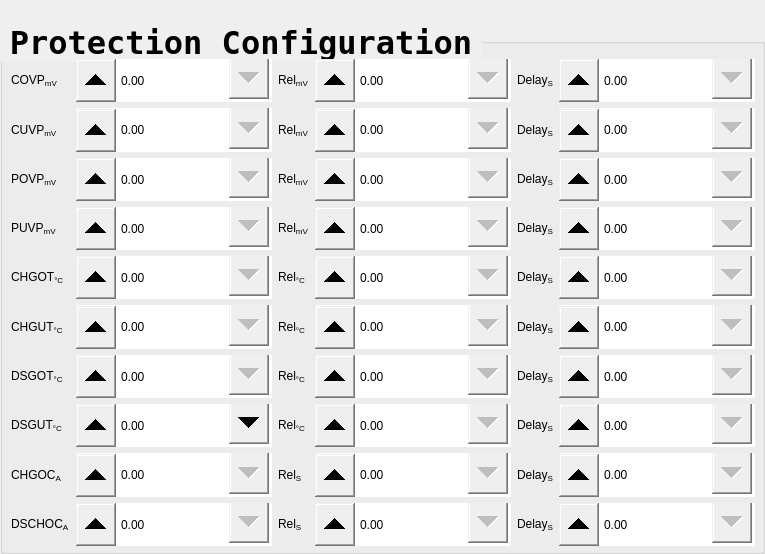
    <widget class="QGroupBox" name="AssistBox">
     <property name="geometry">
      <rect>
       <x>5</x>
       <y>885</y>
       <width>765</width>
       <height>554</height>
      </rect>
     </property>
     <property name="font">
      <font>
       <family>Luxi Mono</family>
       <pointsize>24</pointsize>
       <weight>75</weight>
       <bold>true</bold>
       <kerning>false</kerning>
      </font>
     </property>
     <property name="styleSheet">
      <string notr="true">QGroupBox::title{
	font = 50pt &quot;Magneto&quot;;
	padding: 24 0px 0 0px
}
QLabel{
	font: 14pt &quot;Luxi Mono&quot;;
}

QSlider::groove:horizontal {
border: 1px solid;
height: 30px; 
margin: 0px;}
QSlider::handle:horizontal {
background-color: black;
border: 5px solid;
height: 50px;
width: 70px; 
margin: 0px 0px;}

QDoubleSpinBox::up-button { 
subcontrol-origin: margin;
subcontrol-position: center left;
width: 40px;
height: 43px;}

QDoubleSpinBox::down-button { 
width: 40px;
height: 43px;}

QDoubleSpinBox{ font: 16pt &quot;Luxi Mono&quot;;}</string>
     </property>
     <property name="title">
      <string>Protection Configuration</string>
     </property>
     <widget class="QWidget" name="gridLayoutWidget">
      <property name="geometry">
       <rect>
        <x>11</x>
        <y>59</y>
        <width>744</width>
        <height>487</height>
       </rect>
      </property>
      <layout class="QGridLayout" name="gridLayout">
       <item row="1" column="1">
        <widget class="QDoubleSpinBox" name="CUVPSpin">
         <property name="sizePolicy">
          <sizepolicy hsizetype="Minimum" vsizetype="Preferred">
           <horstretch>0</horstretch>
           <verstretch>0</verstretch>
          </sizepolicy>
         </property>
         <property name="maximum">
          <double>4.200000000000000</double>
         </property>
         <property name="singleStep">
          <double>0.010000000000000</double>
         </property>
        </widget>
       </item>
       <item row="1" column="4">
        <widget class="QLabel" name="CUVPDelayLabel">
         <property name="text">
          <string>Delay&lt;sub&gt;S&lt;/sub&gt;</string>
         </property>
        </widget>
       </item>
       <item row="7" column="4">
        <widget class="QLabel" name="DSGUTDelayLabel">
         <property name="text">
          <string>Delay&lt;sub&gt;S&lt;/sub&gt;</string>
         </property>
        </widget>
       </item>
       <item row="3" column="4">
        <widget class="QLabel" name="PUVPDelayLabel">
         <property name="text">
          <string>Delay&lt;sub&gt;S&lt;/sub&gt;</string>
         </property>
        </widget>
       </item>
       <item row="2" column="4">
        <widget class="QLabel" name="PVOPDelayLabel">
         <property name="text">
          <string>Delay&lt;sub&gt;S&lt;/sub&gt;</string>
         </property>
        </widget>
       </item>
       <item row="8" column="4">
        <widget class="QLabel" name="CHGOCDelayLabel">
         <property name="text">
          <string>Delay&lt;sub&gt;S&lt;/sub&gt;</string>
         </property>
        </widget>
       </item>
       <item row="4" column="4">
        <widget class="QLabel" name="CHGOTDelayLabel">
         <property name="text">
          <string>Delay&lt;sub&gt;S&lt;/sub&gt;</string>
         </property>
        </widget>
       </item>
       <item row="3" column="0">
        <widget class="QLabel" name="PUVPLabel">
         <property name="text">
          <string>PUVP&lt;sub&gt;mV&lt;/sub&gt;</string>
         </property>
        </widget>
       </item>
       <item row="4" column="0">
        <widget class="QLabel" name="CHGOT">
         <property name="text">
          <string>CHGOT&lt;sub&gt;°C&lt;/sub&gt;</string>
         </property>
        </widget>
       </item>
       <item row="5" column="0">
        <widget class="QLabel" name="CHGUT">
         <property name="text">
          <string>CHGUT&lt;sub&gt;°C&lt;/sub&gt;</string>
         </property>
        </widget>
       </item>
       <item row="6" column="0">
        <widget class="QLabel" name="DSGOT">
         <property name="text">
          <string>DSGOT&lt;sub&gt;°C&lt;/sub&gt;</string>
         </property>
        </widget>
       </item>
       <item row="6" column="2">
        <widget class="QLabel" name="label_13">
         <property name="text">
          <string>Rel&lt;sub&gt;°C&lt;/sub&gt;</string>
         </property>
        </widget>
       </item>
       <item row="5" column="2">
        <widget class="QLabel" name="CHGUTReleaseLabel">
         <property name="text">
          <string>Rel&lt;sub&gt;°C&lt;/sub&gt;</string>
         </property>
        </widget>
       </item>
       <item row="4" column="2">
        <widget class="QLabel" name="CHGOTReleaseLabel">
         <property name="text">
          <string>Rel&lt;sub&gt;°C&lt;/sub&gt;</string>
         </property>
        </widget>
       </item>
       <item row="9" column="2">
        <widget class="QLabel" name="DSCHOCReleaseLabel">
         <property name="text">
          <string>Rel&lt;sub&gt;S&lt;/sub&gt;</string>
         </property>
        </widget>
       </item>
       <item row="7" column="2">
        <widget class="QLabel" name="DSGUTReleaseLabel">
         <property name="text">
          <string>Rel&lt;sub&gt;°C&lt;/sub&gt;</string>
         </property>
        </widget>
       </item>
       <item row="8" column="2">
        <widget class="QLabel" name="CHGOCReleaseLabel">
         <property name="text">
          <string>Rel&lt;sub&gt;S&lt;/sub&gt;</string>
         </property>
        </widget>
       </item>
       <item row="7" column="0">
        <widget class="QLabel" name="DSGUT">
         <property name="text">
          <string>DSGUT&lt;sub&gt;°C&lt;/sub&gt;</string>
         </property>
        </widget>
       </item>
       <item row="5" column="4">
        <widget class="QLabel" name="CHGUTDelayLabel">
         <property name="text">
          <string>Delay&lt;sub&gt;S&lt;/sub&gt;</string>
         </property>
        </widget>
       </item>
       <item row="6" column="4">
        <widget class="QLabel" name="label_27">
         <property name="text">
          <string>Delay&lt;sub&gt;S&lt;/sub&gt;</string>
         </property>
        </widget>
       </item>
       <item row="4" column="1">
        <widget class="QDoubleSpinBox" name="CHGOTSpin">
         <property name="sizePolicy">
          <sizepolicy hsizetype="Minimum" vsizetype="Preferred">
           <horstretch>0</horstretch>
           <verstretch>0</verstretch>
          </sizepolicy>
         </property>
         <property name="maximum">
          <double>70.000000000000000</double>
         </property>
         <property name="singleStep">
          <double>0.500000000000000</double>
         </property>
        </widget>
       </item>
       <item row="5" column="1">
        <widget class="QDoubleSpinBox" name="CHGUTSpin">
         <property name="sizePolicy">
          <sizepolicy hsizetype="Minimum" vsizetype="Preferred">
           <horstretch>0</horstretch>
           <verstretch>0</verstretch>
          </sizepolicy>
         </property>
         <property name="maximum">
          <double>70.000000000000000</double>
         </property>
         <property name="singleStep">
          <double>0.500000000000000</double>
         </property>
        </widget>
       </item>
       <item row="6" column="1">
        <widget class="QDoubleSpinBox" name="DSGOTSpin">
         <property name="sizePolicy">
          <sizepolicy hsizetype="Minimum" vsizetype="Preferred">
           <horstretch>0</horstretch>
           <verstretch>0</verstretch>
          </sizepolicy>
         </property>
         <property name="maximum">
          <double>70.000000000000000</double>
         </property>
         <property name="singleStep">
          <double>0.500000000000000</double>
         </property>
        </widget>
       </item>
       <item row="9" column="3">
        <widget class="QDoubleSpinBox" name="DSCHOCReleaseSpin">
         <property name="sizePolicy">
          <sizepolicy hsizetype="Minimum" vsizetype="Preferred">
           <horstretch>0</horstretch>
           <verstretch>0</verstretch>
          </sizepolicy>
         </property>
         <property name="maximum">
          <double>300.000000000000000</double>
         </property>
        </widget>
       </item>
       <item row="3" column="1">
        <widget class="QDoubleSpinBox" name="PUVPSpin">
         <property name="sizePolicy">
          <sizepolicy hsizetype="Minimum" vsizetype="Preferred">
           <horstretch>0</horstretch>
           <verstretch>0</verstretch>
          </sizepolicy>
         </property>
         <property name="maximum">
          <double>100.000000000000000</double>
         </property>
         <property name="singleStep">
          <double>0.100000000000000</double>
         </property>
        </widget>
       </item>
       <item row="2" column="2">
        <widget class="QLabel" name="POVPReleaseLabel">
         <property name="text">
          <string>Rel&lt;sub&gt;mV&lt;/sub&gt;</string>
         </property>
        </widget>
       </item>
       <item row="3" column="2">
        <widget class="QLabel" name="PUVPReleaseLabel">
         <property name="text">
          <string>Rel&lt;sub&gt;mV&lt;/sub&gt;</string>
         </property>
        </widget>
       </item>
       <item row="8" column="0">
        <widget class="QLabel" name="CHGOCLabel">
         <property name="text">
          <string>CHGOC&lt;sub&gt;A&lt;/sub&gt;</string>
         </property>
        </widget>
       </item>
       <item row="9" column="0">
        <widget class="QLabel" name="DSGOC">
         <property name="text">
          <string>DSCHOC&lt;sub&gt;A&lt;/sub&gt;</string>
         </property>
        </widget>
       </item>
       <item row="9" column="4">
        <widget class="QLabel" name="DSCHOCDelayLabel">
         <property name="text">
          <string>Delay&lt;sub&gt;S&lt;/sub&gt;</string>
         </property>
        </widget>
       </item>
       <item row="2" column="0">
        <widget class="QLabel" name="POVPLabel">
         <property name="text">
          <string>POVP&lt;sub&gt;mV&lt;/sub&gt;</string>
         </property>
        </widget>
       </item>
       <item row="0" column="4">
        <widget class="QLabel" name="COVPDelayLabel">
         <property name="text">
          <string>Delay&lt;sub&gt;S&lt;/sub&gt;</string>
         </property>
        </widget>
       </item>
       <item row="9" column="1">
        <widget class="QDoubleSpinBox" name="DSCHOCSpin">
         <property name="sizePolicy">
          <sizepolicy hsizetype="Minimum" vsizetype="Preferred">
           <horstretch>0</horstretch>
           <verstretch>0</verstretch>
          </sizepolicy>
         </property>
         <property name="maximum">
          <double>300.000000000000000</double>
         </property>
         <property name="singleStep">
          <double>0.500000000000000</double>
         </property>
        </widget>
       </item>
       <item row="0" column="1">
        <widget class="QDoubleSpinBox" name="COVPSpin">
         <property name="sizePolicy">
          <sizepolicy hsizetype="Expanding" vsizetype="Preferred">
           <horstretch>0</horstretch>
           <verstretch>0</verstretch>
          </sizepolicy>
         </property>
         <property name="maximum">
          <double>4.200000000000000</double>
         </property>
         <property name="singleStep">
          <double>0.010000000000000</double>
         </property>
        </widget>
       </item>
       <item row="8" column="1">
        <widget class="QDoubleSpinBox" name="CHGOCSpin">
         <property name="sizePolicy">
          <sizepolicy hsizetype="Minimum" vsizetype="Preferred">
           <horstretch>0</horstretch>
           <verstretch>0</verstretch>
          </sizepolicy>
         </property>
         <property name="maximum">
          <double>300.000000000000000</double>
         </property>
         <property name="singleStep">
          <double>0.500000000000000</double>
         </property>
        </widget>
       </item>
       <item row="2" column="1">
        <widget class="QDoubleSpinBox" name="POVPSpin">
         <property name="sizePolicy">
          <sizepolicy hsizetype="Minimum" vsizetype="Preferred">
           <horstretch>0</horstretch>
           <verstretch>0</verstretch>
          </sizepolicy>
         </property>
         <property name="maximum">
          <double>100.000000000000000</double>
         </property>
         <property name="singleStep">
          <double>0.100000000000000</double>
         </property>
        </widget>
       </item>
       <item row="7" column="1">
        <widget class="QDoubleSpinBox" name="DSGUTSpin">
         <property name="sizePolicy">
          <sizepolicy hsizetype="Minimum" vsizetype="Preferred">
           <horstretch>0</horstretch>
           <verstretch>0</verstretch>
          </sizepolicy>
         </property>
         <property name="minimum">
          <double>-10.000000000000000</double>
         </property>
         <property name="maximum">
          <double>80.000000000000000</double>
         </property>
         <property name="singleStep">
          <double>0.500000000000000</double>
         </property>
        </widget>
       </item>
       <item row="0" column="2">
        <widget class="QLabel" name="COVPReleaseLabel">
         <property name="text">
          <string>Rel&lt;sub&gt;mV&lt;/sub&gt;</string>
         </property>
        </widget>
       </item>
       <item row="0" column="0">
        <widget class="QLabel" name="COVPLabel">
         <property name="text">
          <string>COVP&lt;sub&gt;mV&lt;/sub&gt;</string>
         </property>
        </widget>
       </item>
       <item row="1" column="0">
        <widget class="QLabel" name="CUVPLabel">
         <property name="text">
          <string>CUVP&lt;sub&gt;mV&lt;/sub&gt;</string>
         </property>
        </widget>
       </item>
       <item row="1" column="2">
        <widget class="QLabel" name="CUVPReleaseLabel">
         <property name="text">
          <string>Rel&lt;sub&gt;mV&lt;/sub&gt;</string>
         </property>
        </widget>
       </item>
       <item row="0" column="3">
        <widget class="QDoubleSpinBox" name="COVPReleaseSpin">
         <property name="sizePolicy">
          <sizepolicy hsizetype="Expanding" vsizetype="Preferred">
           <horstretch>0</horstretch>
           <verstretch>0</verstretch>
          </sizepolicy>
         </property>
         <property name="maximum">
          <double>4.200000000000000</double>
         </property>
         <property name="singleStep">
          <double>0.010000000000000</double>
         </property>
        </widget>
       </item>
       <item row="1" column="3">
        <widget class="QDoubleSpinBox" name="CUVPReleaseSpin">
         <property name="sizePolicy">
          <sizepolicy hsizetype="Minimum" vsizetype="Preferred">
           <horstretch>0</horstretch>
           <verstretch>0</verstretch>
          </sizepolicy>
         </property>
         <property name="maximum">
          <double>4.200000000000000</double>
         </property>
         <property name="singleStep">
          <double>0.100000000000000</double>
         </property>
        </widget>
       </item>
       <item row="2" column="3">
        <widget class="QDoubleSpinBox" name="POVPReleaseSpin">
         <property name="sizePolicy">
          <sizepolicy hsizetype="Minimum" vsizetype="Preferred">
           <horstretch>0</horstretch>
           <verstretch>0</verstretch>
          </sizepolicy>
         </property>
         <property name="maximum">
          <double>100.000000000000000</double>
         </property>
         <property name="singleStep">
          <double>0.100000000000000</double>
         </property>
        </widget>
       </item>
       <item row="3" column="3">
        <widget class="QDoubleSpinBox" name="PUVPReleaseSpin">
         <property name="sizePolicy">
          <sizepolicy hsizetype="Minimum" vsizetype="Preferred">
           <horstretch>0</horstretch>
           <verstretch>0</verstretch>
          </sizepolicy>
         </property>
         <property name="maximum">
          <double>100.000000000000000</double>
         </property>
         <property name="singleStep">
          <double>0.100000000000000</double>
         </property>
        </widget>
       </item>
       <item row="4" column="3">
        <widget class="QDoubleSpinBox" name="CHGOTReleaseSpin">
         <property name="sizePolicy">
          <sizepolicy hsizetype="Minimum" vsizetype="Preferred">
           <horstretch>0</horstretch>
           <verstretch>0</verstretch>
          </sizepolicy>
         </property>
         <property name="maximum">
          <double>70.000000000000000</double>
         </property>
         <property name="singleStep">
          <double>0.500000000000000</double>
         </property>
        </widget>
       </item>
       <item row="5" column="3">
        <widget class="QDoubleSpinBox" name="CHGUTReleaseSpin">
         <property name="sizePolicy">
          <sizepolicy hsizetype="Minimum" vsizetype="Preferred">
           <horstretch>0</horstretch>
           <verstretch>0</verstretch>
          </sizepolicy>
         </property>
         <property name="maximum">
          <double>70.000000000000000</double>
         </property>
         <property name="singleStep">
          <double>0.500000000000000</double>
         </property>
        </widget>
       </item>
       <item row="6" column="3">
        <widget class="QDoubleSpinBox" name="DSGOTReleaseSpin">
         <property name="sizePolicy">
          <sizepolicy hsizetype="Minimum" vsizetype="Preferred">
           <horstretch>0</horstretch>
           <verstretch>0</verstretch>
          </sizepolicy>
         </property>
         <property name="maximum">
          <double>70.000000000000000</double>
         </property>
         <property name="singleStep">
          <double>0.500000000000000</double>
         </property>
        </widget>
       </item>
       <item row="7" column="3">
        <widget class="QDoubleSpinBox" name="DSGUTReleaseSpin">
         <property name="sizePolicy">
          <sizepolicy hsizetype="Minimum" vsizetype="Preferred">
           <horstretch>0</horstretch>
           <verstretch>0</verstretch>
          </sizepolicy>
         </property>
         <property name="maximum">
          <double>70.000000000000000</double>
         </property>
         <property name="singleStep">
          <double>0.500000000000000</double>
         </property>
        </widget>
       </item>
       <item row="8" column="3">
        <widget class="QDoubleSpinBox" name="CHGOCReleaseSpin">
         <property name="sizePolicy">
          <sizepolicy hsizetype="Minimum" vsizetype="Preferred">
           <horstretch>0</horstretch>
           <verstretch>0</verstretch>
          </sizepolicy>
         </property>
         <property name="maximum">
          <double>300.000000000000000</double>
         </property>
        </widget>
       </item>
       <item row="7" column="5">
        <widget class="QDoubleSpinBox" name="DSGUTDelaySpin">
         <property name="sizePolicy">
          <sizepolicy hsizetype="Minimum" vsizetype="Preferred">
           <horstretch>0</horstretch>
           <verstretch>0</verstretch>
          </sizepolicy>
         </property>
         <property name="maximum">
          <double>60.000000000000000</double>
         </property>
        </widget>
       </item>
       <item row="0" column="5">
        <widget class="QDoubleSpinBox" name="COVPDelaySpin">
         <property name="sizePolicy">
          <sizepolicy hsizetype="Expanding" vsizetype="Preferred">
           <horstretch>0</horstretch>
           <verstretch>0</verstretch>
          </sizepolicy>
         </property>
         <property name="maximum">
          <double>60.000000000000000</double>
         </property>
        </widget>
       </item>
       <item row="1" column="5">
        <widget class="QDoubleSpinBox" name="CUVPDelaySpin">
         <property name="sizePolicy">
          <sizepolicy hsizetype="Minimum" vsizetype="Preferred">
           <horstretch>0</horstretch>
           <verstretch>0</verstretch>
          </sizepolicy>
         </property>
         <property name="maximum">
          <double>60.000000000000000</double>
         </property>
        </widget>
       </item>
       <item row="2" column="5">
        <widget class="QDoubleSpinBox" name="POVPDelaySpin">
         <property name="sizePolicy">
          <sizepolicy hsizetype="Minimum" vsizetype="Preferred">
           <horstretch>0</horstretch>
           <verstretch>0</verstretch>
          </sizepolicy>
         </property>
         <property name="maximum">
          <double>60.000000000000000</double>
         </property>
        </widget>
       </item>
       <item row="3" column="5">
        <widget class="QDoubleSpinBox" name="PUVPDelaySpin">
         <property name="sizePolicy">
          <sizepolicy hsizetype="Minimum" vsizetype="Preferred">
           <horstretch>0</horstretch>
           <verstretch>0</verstretch>
          </sizepolicy>
         </property>
         <property name="maximum">
          <double>60.000000000000000</double>
         </property>
        </widget>
       </item>
       <item row="4" column="5">
        <widget class="QDoubleSpinBox" name="CHGOTDelaySpin">
         <property name="sizePolicy">
          <sizepolicy hsizetype="Minimum" vsizetype="Preferred">
           <horstretch>0</horstretch>
           <verstretch>0</verstretch>
          </sizepolicy>
         </property>
         <property name="maximum">
          <double>60.000000000000000</double>
         </property>
        </widget>
       </item>
       <item row="5" column="5">
        <widget class="QDoubleSpinBox" name="CHGUTDelaySpin">
         <property name="sizePolicy">
          <sizepolicy hsizetype="Minimum" vsizetype="Preferred">
           <horstretch>0</horstretch>
           <verstretch>0</verstretch>
          </sizepolicy>
         </property>
         <property name="maximum">
          <double>60.000000000000000</double>
         </property>
        </widget>
       </item>
       <item row="6" column="5">
        <widget class="QDoubleSpinBox" name="DSGOTDelaySpin">
         <property name="sizePolicy">
          <sizepolicy hsizetype="Minimum" vsizetype="Preferred">
           <horstretch>0</horstretch>
           <verstretch>0</verstretch>
          </sizepolicy>
         </property>
         <property name="maximum">
          <double>60.000000000000000</double>
         </property>
        </widget>
       </item>
       <item row="8" column="5">
        <widget class="QDoubleSpinBox" name="CHGOCDelaySpin">
         <property name="sizePolicy">
          <sizepolicy hsizetype="Minimum" vsizetype="Preferred">
           <horstretch>0</horstretch>
           <verstretch>0</verstretch>
          </sizepolicy>
         </property>
         <property name="maximum">
          <double>60.000000000000000</double>
         </property>
        </widget>
       </item>
       <item row="9" column="5">
        <widget class="QDoubleSpinBox" name="DSCHOCDelaySpin">
         <property name="sizePolicy">
          <sizepolicy hsizetype="Minimum" vsizetype="Preferred">
           <horstretch>0</horstretch>
           <verstretch>0</verstretch>
          </sizepolicy>
         </property>
         <property name="maximum">
          <double>60.000000000000000</double>
         </property>
        </widget>
       </item>
      </layout>
     </widget>
    </widget>
